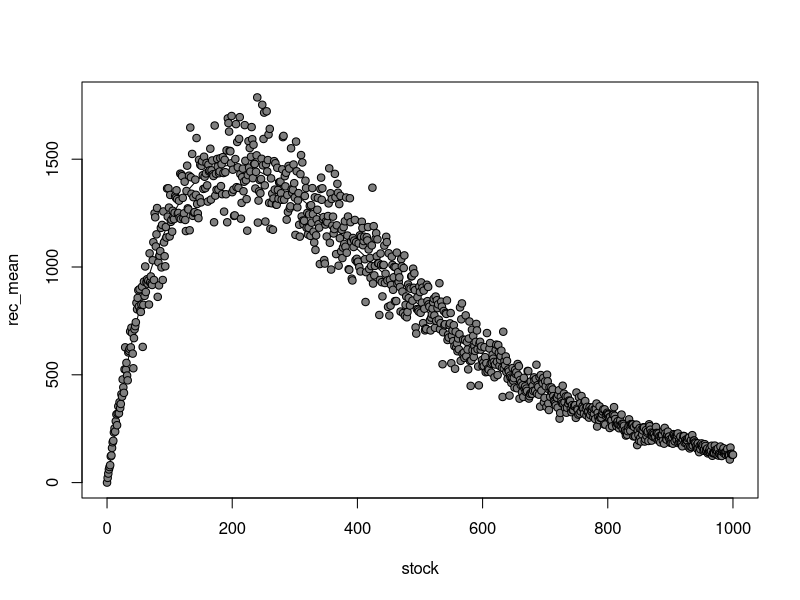
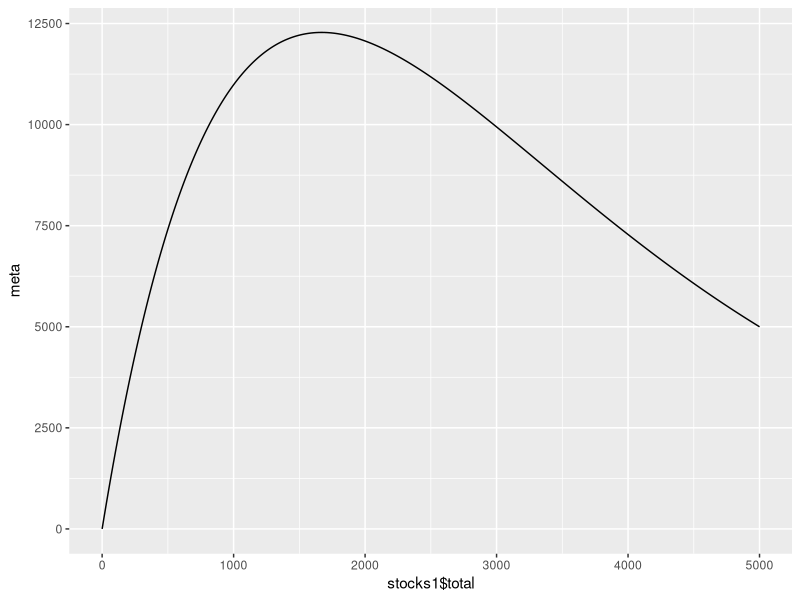
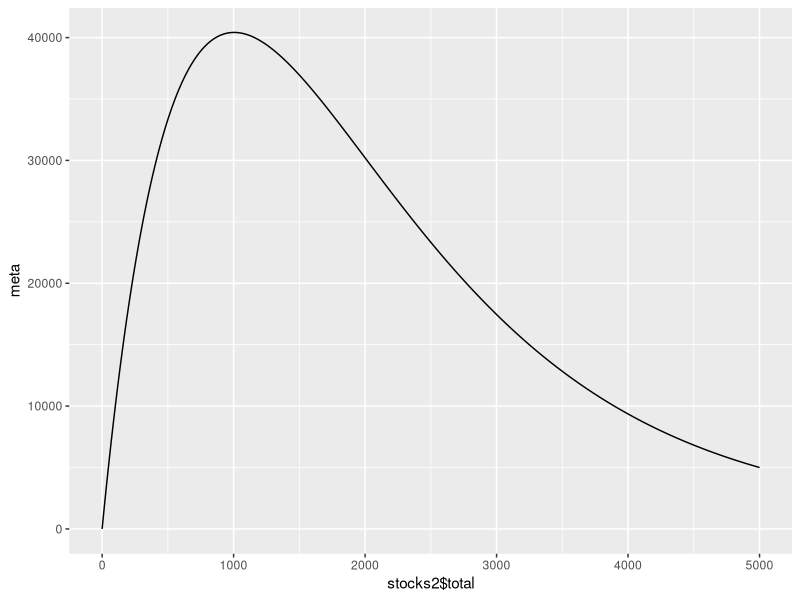
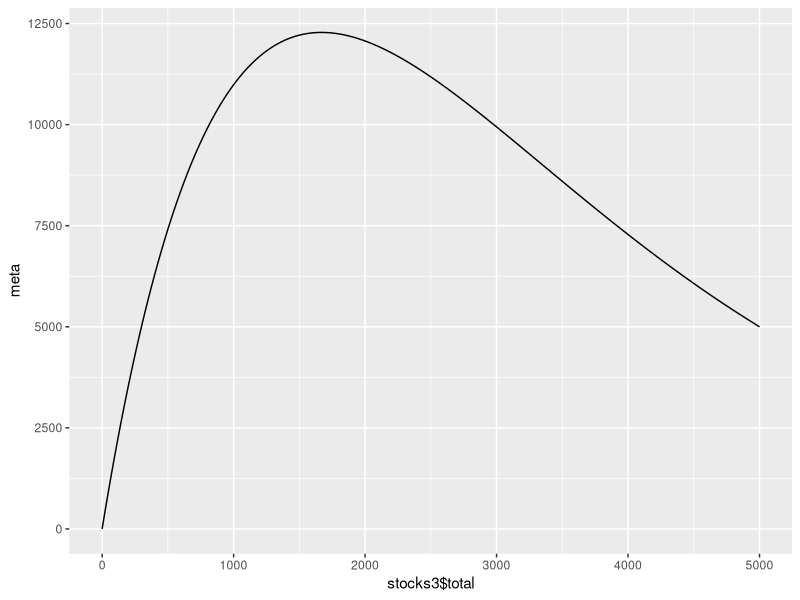
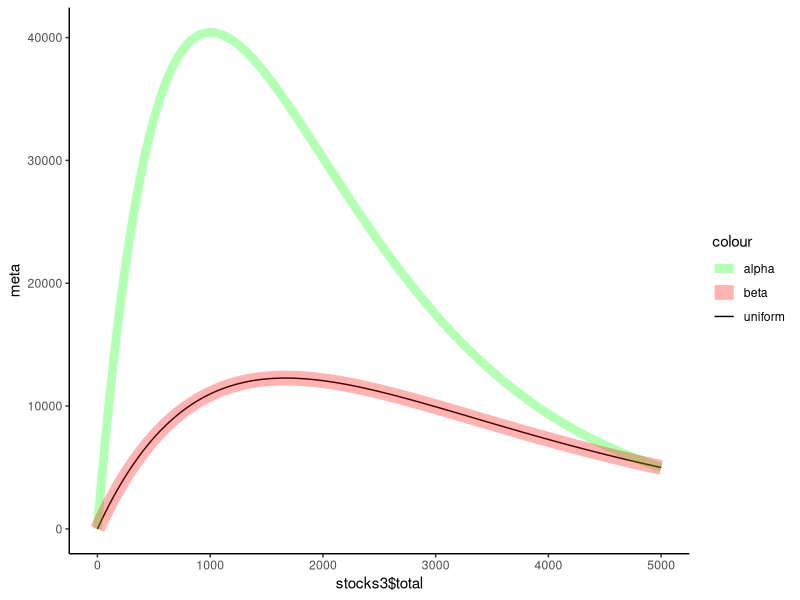

Write the R code that produced these figures, in order.
## ---- chunk 1
knitr::opts_chunk$set(echo = TRUE)

library(dplyr)
library(ggplot2)


#base ricker setup
alpha <- 20
beta <- 5e-3
cv <- 0.1
stock <- 0:1000
rec_mean <- alpha*stock*exp(-beta*stock)
rec.obs <- pmax(0,rnorm(length(stock),mean=rec_mean,sd=rec_mean*cv))

ricker <-function(Nadults){alpha*Nadults*exp(-beta*Nadults)}

plot(stock,rec_mean,type="l",ylim=c(0,max(rec.obs)))
points(stock,rec.obs,pch=21,bg="grey50")


## ---- chunk 2
#function that calculates carrying capacity
k <- function(alpha,beta){
  log(alpha)/beta
}

beta <- function(alpha,k){
  log(alpha)/k
}

alpha <- function(beta,k){
  exp(beta*k)
}

#pop/n 1:5 of metapop/n 1
df1 <- c(1:5)
df1 <- data.frame(df1,alpha=rep(20,5))

df1$beta <- beta(df1$alpha, 1000)
df1$k1 <- k(df1$alpha,df1$beta)
stocks1 <- data.frame(pop1=rep(99,1001),pop2=rep(99,1001),pop3=rep(99,1001),pop4=rep(99,1001),pop5=rep(99,1001))

for(i in 1:5){
  stocks1[,i] <- df1$k1[i]*seq(0,1,by=0.001)
}


rec_mean1 <- data.frame(pop1=rep(99,1001),pop2=rep(99,1001),pop3=rep(99,1001),pop4=rep(99,1001),pop5=rep(99,1001))

for(i in 1:5){
  rec_mean1[,i] <- df1$alpha[i]*stocks1[,i]*exp(-df1$beta[i]*stocks1[,i])
}

rec_mean1 <- rec_mean1 %>% mutate(meta = pop1+pop2+pop3+pop4+pop5)
stocks1 <- stocks1 %>% mutate(total = pop1+pop2+pop3+pop4+pop5)

ggplot(rec_mean1, aes(x=stocks1$total, y=meta))+
  geom_line()
## ---- chunk 3
#carrying capacity of the metapopulation remains essentially the same if you use rnorm to sample alphas while keeping the mean alpha the same as the homogenous metapopulation
#have to be careful that the range of stock sizes you run are proportional to the carrying capacity of the sub population
#pop/n 1:5 of metapop/n 2
df2 <- c(1:5)
df2 <- data.frame(df2,k=c(1000,200,1800,1500,500))
df2$beta <- rep(0.002995732,5)
df2$alpha <- alpha(df2$beta, df2$k)
stocks2 <- data.frame(pop1=rep(99,1001),pop2=rep(99,1001),pop3=rep(99,1001),pop4=rep(99,1001),pop5=rep(99,1001))

for(i in 1:5){
  stocks2[,i] <- df2$k[i]*seq(0,1,by=0.001)
}

rec_mean2 <- data.frame(pop1=rep(99,1001),pop2=rep(99,1001),pop3=rep(99,1001),pop4=rep(99,1001),pop5=rep(99,1001))

for(i in 1:5){
  rec_mean2[,i] <- df2$alpha[i]*stocks2[,i]*exp(-df2$beta[i]*stocks2[,i])
}

rec_mean2 <- rec_mean2 %>% mutate(meta = pop1+pop2+pop3+pop4+pop5)
stocks2 <- stocks2 %>% mutate(total = pop1+pop2+pop3+pop4+pop5)

ggplot(rec_mean2, aes(x=stocks2$total, y=meta))+
  geom_line()

## ---- chunk 4
#carrying capacity of the metapopulation remains essentially the same if you use rnorm to sample alphas while keeping the mean alpha the same as the homogenous metapopulation
#have to be careful that the range of stock sizes you run are proportional to the carrying capacity of the sub population
#pop/n 1:5 of metapop/n 2
df3 <- c(1:5)
df3 <- data.frame(df3,k=c(1000,200,1800,1500,500))
df3$alpha <- rep(20,5)
df3$beta <- beta(df3$alpha, df3$k)
stocks3 <- data.frame(pop1=rep(99,1001),pop2=rep(99,1001),pop3=rep(99,1001),pop4=rep(99,1001),pop5=rep(99,1001))

for(i in 1:5){
  stocks3[,i] <- df3$k[i]*seq(0,1,by=0.001)
}

rec_mean3 <- data.frame(pop1=rep(99,1001),pop2=rep(99,1001),pop3=rep(99,1001),pop4=rep(99,1001),pop5=rep(99,1001))

for(i in 1:5){
  rec_mean3[,i] <- df3$alpha[i]*stocks3[,i]*exp(-df3$beta[i]*stocks3[,i])
}

rec_mean3 <- rec_mean3 %>% mutate(meta = pop1+pop2+pop3+pop4+pop5)
stocks3 <- stocks3 %>% mutate(total = pop1+pop2+pop3+pop4+pop5)

ggplot(rec_mean3, aes(x=stocks3$total, y=meta))+
  geom_line()

#plotting all of the lines
ggplot(rec_mean1, aes(x=stocks3$total, y=meta, colour="uniform"))+
  theme_classic()+
  geom_line()+
  geom_line(data=rec_mean2, aes(x=stocks3$total, y=meta, colour="alpha"), alpha=0.3, size=3)+
  geom_line(data=rec_mean3, aes(x=stocks3$total, y=meta, colour="beta"), alpha=0.3, size=5)+
  scale_color_manual(values=c("beta"="red","uniform"="black","alpha"="green"))
  




